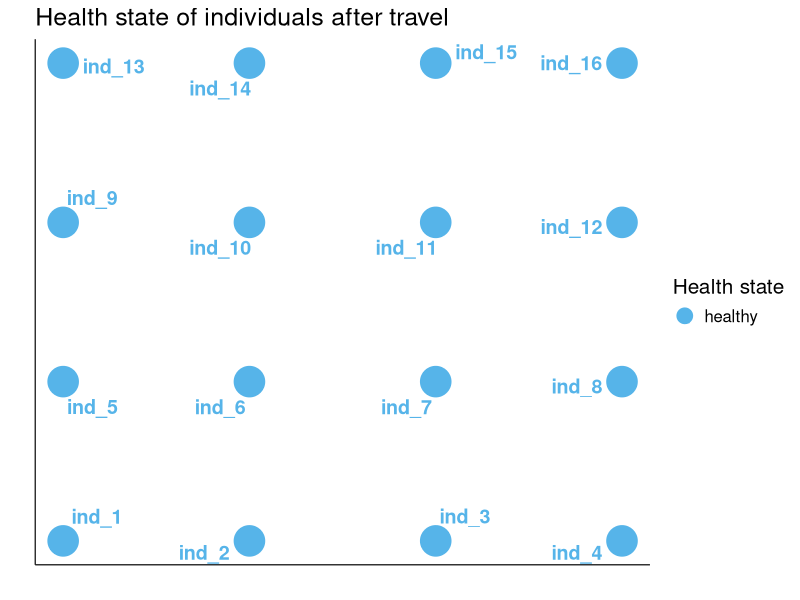
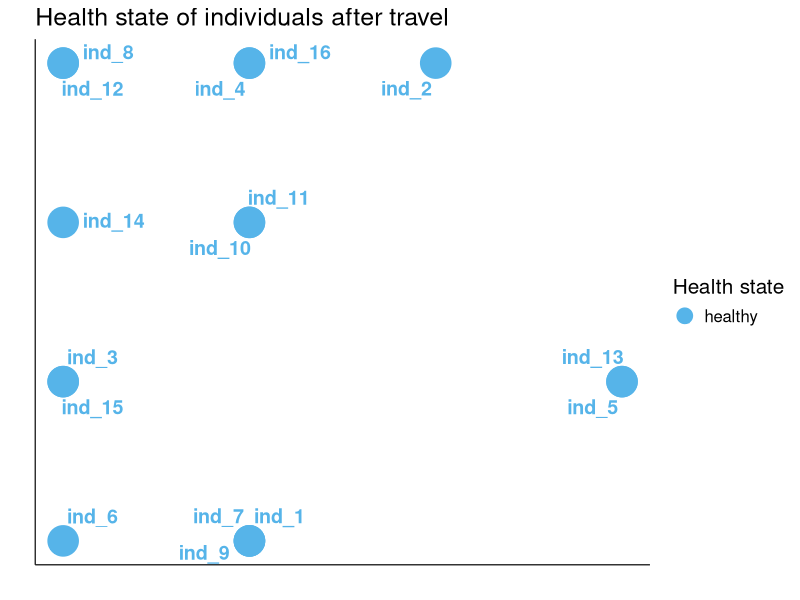
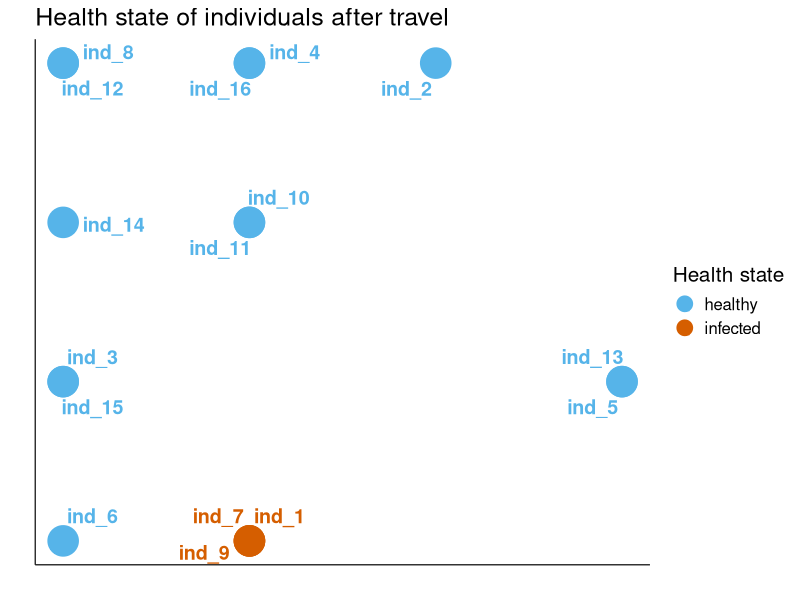
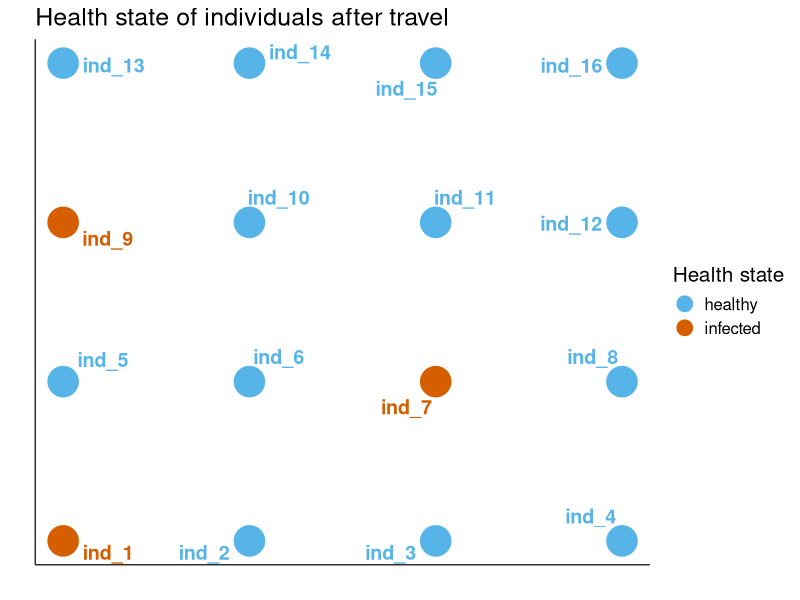
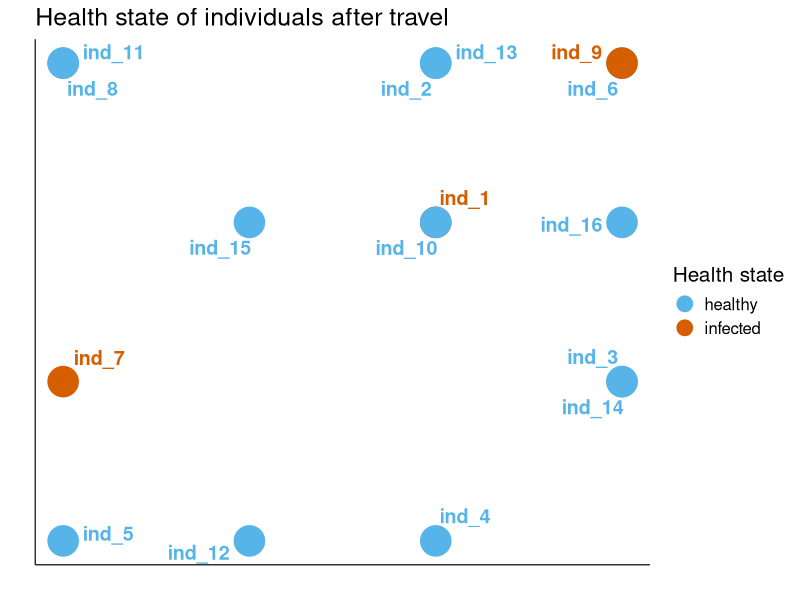
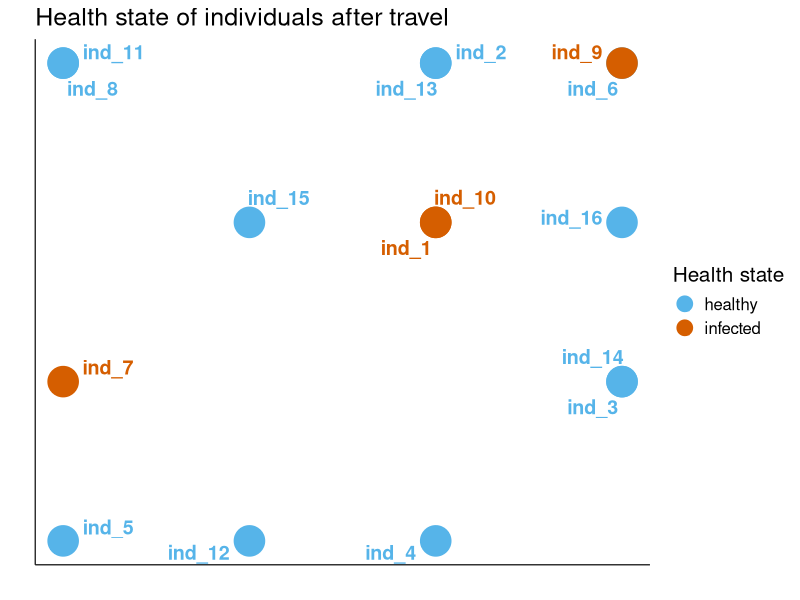
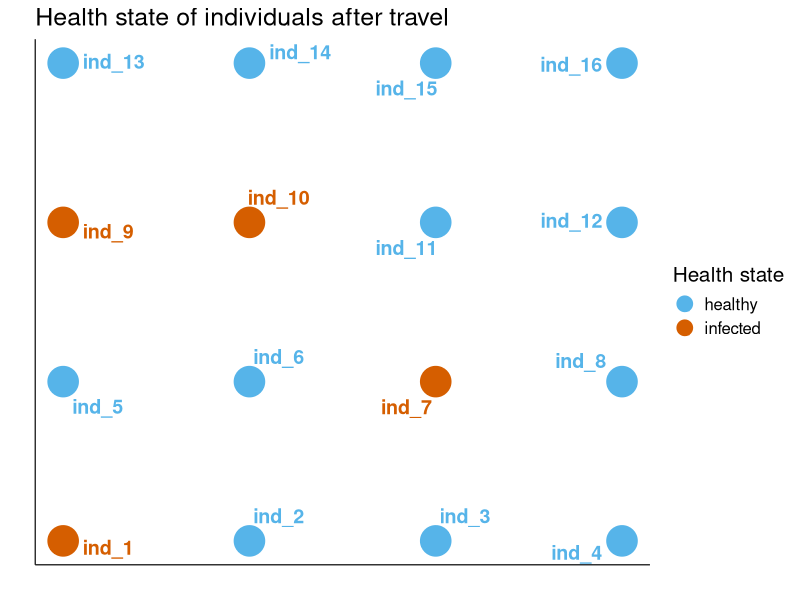

Source code (R) for these figures, in order:
## ---- chunk 1
knitr::opts_chunk$set(echo = TRUE)
.libPaths("/Users/tili/miniconda3/envs/OOP/lib/R/library")
## ---- chunk 2
library(R6)
library(tidyverse)
library(ggplot2)
library(ggrepel)
library(stringi)
## ---- chunk 3
Individual <- R6Class("Individual", 
                  public = list(
                    initialize = function(id = NA,
                                          x = NA,
                                          y = NA,
                                          age = 0, 
                                          susceptibility = 'normal', 
                                          state = 'healthy', 
                                          type = 'normal', 
                                          iter = 0) {
                      tmp <- paste(sample(c(letters, 0:9), 16, replace=TRUE), collapse="")
                      n <- seq(1, nc <- nchar(tmp), by = 4) 
                      private$id <- paste(substring(tmp, n, c(n[-1]-1, nc)), collapse = "-")
                      private$x <- x
                      private$y <- y
                      private$age <- age
                      private$susceptibility <- susceptibility
                      private$state <- state
                      private$type <- type
                      private$iter <- iter
                    },
                    print = function(...) {
                      cat("Individual" , private$id, "at (", private$x, ",", private$y, "): \n")
                      cat("  age: ", private$age, "\n", sep = "")
                      cat("  type:  ", private$type, "\n", sep = "")
                      cat("  current status:  ", private$state, "\n", sep = "")
                      cat("  iter with current status: ", private$iter, "\n", sep = "")
                    },
                    setAge = function(age = NA) {
                      private$age <- age
                    },
                    get_coord = function() {
                       c(private$x, private$y) 
                    },
                    move_x = function(x = NA) {
                      private$x <- x 
                    },
                    move_y = function(y = NA) {
                      private$y <- y 
                    },
                    move = function(x = NA, y = NA) {
                      private$x <- x 
                      private$y <- y
                    },
                    get_x = function() {
                      private$x 
                    },
                    get_y = function() {
                      private$y 
                    },
                    set_state = function(state = NA) {
                      private$state <- state
                    },
                    get_state = function() {
                      private$state 
                    },
                    get_type = function() {
                      private$type 
                    },
                    set_type = function(type = NA) {
                      private$type <- type
                    }
                  ),
                  private = list(
                    id = NA,
                    age = NA,
                    x = NA,
                    y = NA,
                    susceptibility = 'normal',
                    state = 'healthy',
                    type = 'normal',
                    iter = 0
                  )
)

## ---- chunk 4

world <- matrix(data = NA, ncol = 4, nrow = 4) %>% 
  as.list()

neighbor <- matrix(ncol = 4, nrow = 4) %>% 
  as.data.frame()

index2coords <- function(i, neighbor) {
  y <- ceiling(i / ncol(neighbor))
  x <- i - ((y-1) * ncol(neighbor))
  print(paste0("ind_", i," ", "x = ", x, " ", "y = ", y))
  neighbor[x, y] <- paste0("ind_",i)
  return(neighbor)
}

coordin <- matrix(ncol = 4, nrow = 16) %>% 
  as.data.frame() %>% 
  "colnames<-" (c("individual", "x", "y", "state"))

for (i in 1:16) {
  ind_i <- Individual$new(
  age = sample(1:100, replace = T, size = 1)
  )
  neighbor <- index2coords(i, neighbor)
  print(ind_i)
  y <- ceiling(i / ncol(neighbor))
  x <- i - ((y-1) * ncol(neighbor))
  ind_i$move(x,y)
  coordin[i, 1] <- paste0("ind_", i)
  coordin[i, 2] <- x
  coordin[i, 3] <- y
  coordin[i, 4] <- ind_i$get_state()
  world[[i]] <- ind_i
}

world[[1]]

## ---- chunk 5
theme <- theme(text=element_text(size=15),
               axis.text.x=element_blank(),
               axis.text.y=element_blank(),
               axis.ticks=element_blank(),
               strip.background = element_rect(colour=NA, fill=NA),
               plot.background = element_blank(),
               panel.grid.major = element_blank(),
               panel.grid.minor = element_blank(),
               panel.border = element_blank(),
               axis.line.x = element_line(size=0.4),
               axis.line.y = element_line(size=0.4),
               panel.background = element_blank())

plot_state <- function(coordin) {
  ggplot(coordin, aes(x = x, y = y, col = state, label = individual)) + geom_point(size = 10) +
  scale_color_manual(values = c("#56B4E9","#D55E00")) + 
  ggrepel::geom_text_repel(data = coordin, aes(label = individual), size = 5, point.padding = 15, min.segment.length = 0,
                           fontface = "bold", show.legend = T) +
  theme + xlab("") + ylab("") + ggtitle("Health state of individuals after travel") +
  guides(colour = guide_legend(title = "Health state", override.aes = list(size = 5)))
}


plot_state(coordin)

## ---- chunk 6
world_new <- matrix(data = NA, ncol = 4, nrow = 4) %>% 
  as.list()

coordin1 <- coordin

world_new <- world

move_me <- function(coordin_new) {
  for (i in 1:16) {
  coordin_new[i, 2] <- sample(1:4, replace = F, size = 1)
  coordin_new[i, 3] <- sample(1:4, replace = F, size = 1)
  }
  for (i in 1:16) {
  x <- coordin_new[i, 2]
  y <- coordin_new[i, 3]
  return(coordin_new)
  print(paste0("ind_", i, " ", "x = ", x, " ", "y = ", y))
  world_new[[i]]$move(x,y)
}
}

coordin2 <- move_me(coordin1)  
plot_state(coordin2)

## ---- chunk 7
world_new[[1]]$set_type("infected")
world_new[[1]]$set_state("infected")
world_new[[1]]
## ---- chunk 8

spread <- function(coordin_new, coordin_infect) {
  for(i in 1:16) {
     if (world_new[[i]]$get_type() == "infected") {
        if(coordin_new[[i, 2]] %in% coordin_new$x) {
          subset <- coordin_new %>% filter(coordin_new[[i, 2]] == coordin_new$x)  
          subset <- subset %>% filter(coordin_new[[i, 3]] == subset$y)
        }
        infection <- str_sub(subset$individual, start = 5) %>% as.numeric()
        for (j in infection) {
          world_new[[j]]$set_state("infected")
          world_new[[j]]$set_type("infected") 
        }
        coordin_infect[i, 4] <- world_new[[i]]$get_state()
     } 
  }
  return(coordin_infect)
  return(world_new)
}
coordin3 <- coordin2
coordin3 <- spread(coordin2, coordin3)
plot_state(coordin3)


## ---- chunk 9

count_infect <- function(world_new) {
  infected <- 0
  for (i in 1:16) {
    if (world_new[[i]]$get_state() == "infected") {
      infected <- infected + 1  
    } else {
      infected <- infected
    }
  }
  print(paste0("Infected number after travel:", " ", infected))
}
infected <- count_infect(world_new)

## ---- chunk 10
return_home <- function(coordin_infect, coordin4){
  coordin4 <- coordin_infect
  coordin4$x <- coordin$x
  coordin4$y <- coordin$y
  return(coordin4)
}

coordin4 <- return_home(coordin3, coordin4)
plot_state(coordin4)

## ---- chunk 11
coordin5 <- move_me(coordin4)  
plot_state(coordin5)

coordin6 <- coordin5
coordin6 <- spread(coordin5, coordin6)
plot_state(coordin6)

infected <- count_infect(world_new)

coordin7 <- coordin6
coordin7 <- return_home(coordin6, coordin7)
plot_state(coordin7)
